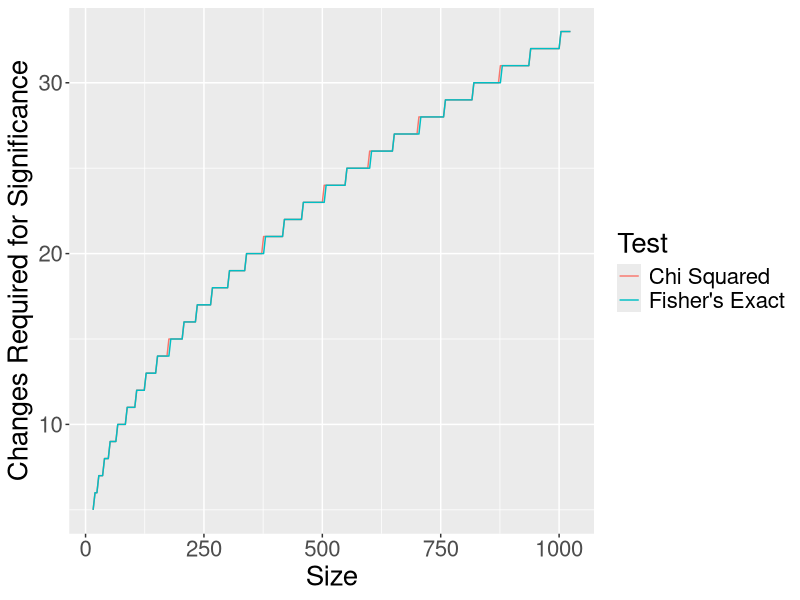
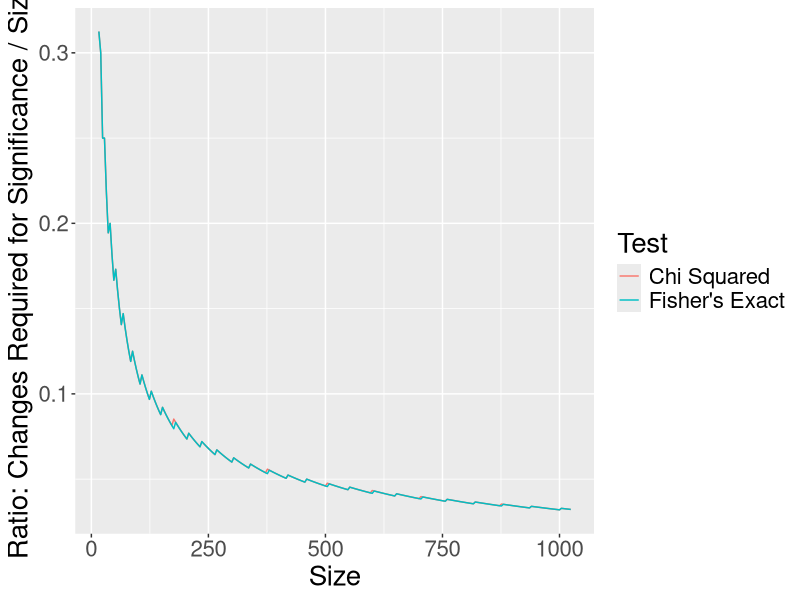
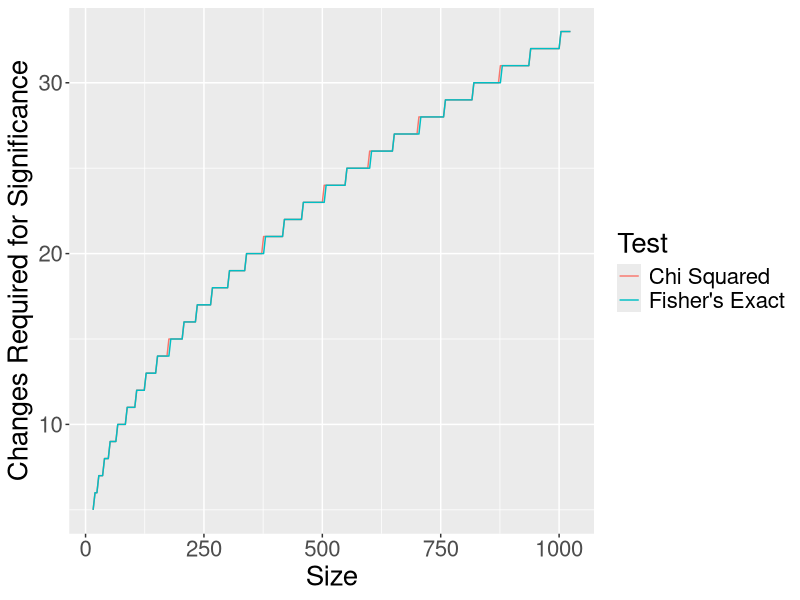
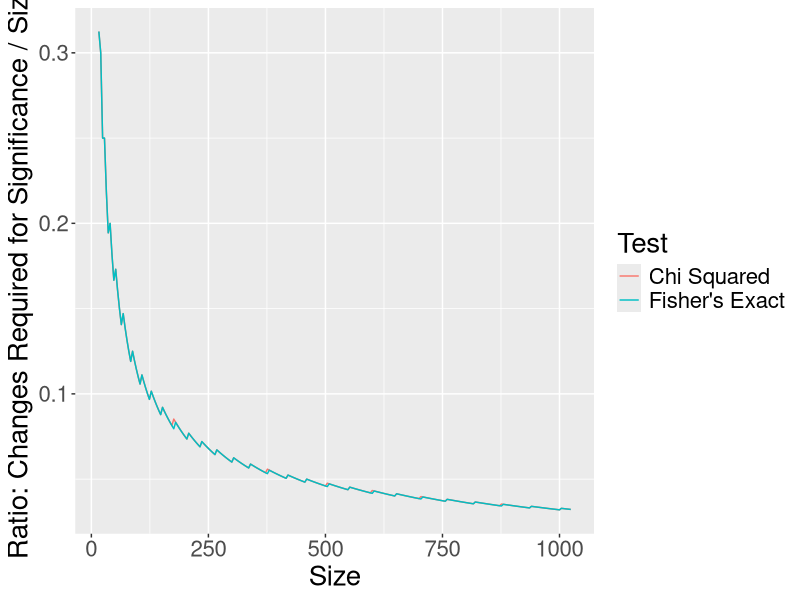

R code for these plots, in order:
library(ggplot2)

simulate_chi <- function(n,figure=TRUE){
  d <- data.frame(a=c(n,n),b=c(n,n))
  nums = c(0)
  p_values  =c(chisq.test(d)$p.value)
  n2 <- n * 2
  changes_at_significance = -1
  for( i in seq(1,n2)){
    #move 1
    if( i %% 2 == 0){
      #move false negative to true positive
      d[1,1] = d[1,1] + 1
      d[1,2] = d[1,2] - 1
    }else{
      #move false postiive to true negative
      d[2,2] = d[2,2] + 1
      d[2,1] = d[2,1] - 1
    }
    fisher = chisq.test(d)$p.value
    if(fisher <= 0.05 & changes_at_significance == -1){
      changes_at_significance = i
    }
    p_values <- append(fisher,p_values)
  }
  p_values <- rev(p_values)
  nums = seq(0,n2)
  
  results = data.frame(Changes=nums,P.Value=p_values)
  
  p <- ggplot(data=results,aes(x=Changes,y=P.Value)) + geom_line() + 
    scale_y_reverse( lim=c(1.00,0.00)) + 
    geom_hline(yintercept=0.05, linetype="dashed", color = "red") + 
    ggtitle(paste('Chi Squared Test (Size = ',(n*4),')'))
  if(figure){
    ggsave(paste('chi_squared_',(n*4),'.png',sep=''),p) 
  }
  return(changes_at_significance)
}

simulate_fishers <- function(n,figure=TRUE){
  d <- data.frame(a=c(n,n),b=c(n,n))
  nums = c(0)
  p_values  =c(fisher.test(d)$p.value)
  n2 <- n * 2
  changes_at_significance = -1
  for( i in seq(1,n2)){
    #move 1
    if( i %% 2 == 0){
      #move false negative to true positive
      d[1,1] = d[1,1] + 1
      d[1,2] = d[1,2] - 1
    }else{
      #move false postiive to true negative
      d[2,2] = d[2,2] + 1
      d[2,1] = d[2,1] - 1
    }
    fisher = fisher.test(d)$p.value
    if(fisher <= 0.05 & changes_at_significance == -1){
      changes_at_significance = i
    }
    p_values <- append(fisher,p_values)
  }
  p_values <- rev(p_values)
  nums = seq(0,n2)
  
  results = data.frame(Changes=nums,P.Value=p_values)
  
  p <- ggplot(data=results,aes(x=Changes,y=P.Value)) + geom_line() + 
    scale_y_reverse( lim=c(1.00,0.00)) + 
    geom_hline(yintercept=0.05, linetype="dashed", color = "red") + 
    ggtitle(paste('Fisher\'s Exact Test (Size = ',(n*4),')'))
  if(figure){
    ggsave(paste('fisherExact_',(n*4),'.png',sep=''),p) 
  }
  return(changes_at_significance)
}

changes_at_sig_Chi = c()
changes_at_sig_Fisher = c()
c = 1
for(i in seq(4,256)){
  c = simulate_chi(i,FALSE)
  f = simulate_fishers(i,FALSE)
  changes_at_sig_Chi = append(c,changes_at_sig_Chi)
  changes_at_sig_Fisher = append(f,changes_at_sig_Fisher)
  print(length(changes_at_sig_Chi))
}
changes_at_sig_Chi <- rev(changes_at_sig_Chi)
changes_at_sig_Fisher <- rev(changes_at_sig_Fisher)
results <- append(changes_at_sig_Chi,changes_at_sig_Fisher)

nums <- (seq(4,256)*4)

chi <- replicate(length(nums),'Chi Squared')
fish <- replicate(length(nums),'Fisher\'s Exact')

type <- append(chi,fish)
nums <- append(nums,nums)
d <- data.frame(Size=nums,Changes=results,Test=type)
d$Ratio <- d$Changes / d$Size

ggplot(data=d,aes(x=Size,y=Changes,color=Test)) + geom_line() + ylab('Changes Required for Significance')+ 
  theme(text = element_text(size=20)) 
ggsave('Chi-Fisher-Changes.png')
ggplot(data=d,aes(x=Size,y=Ratio,color=Test)) + geom_line() + ylab('Ratio: Changes Required for Significance / Size') + 
  theme(text = element_text(size=20)) 
ggsave('Chi-Fisher-Ratio.png')



# This analysis answers the question of how much does it take to fake significance 
# But how much fabrication does it take to make a genotype (group) appear to have the desired phenotype (outcome)?





